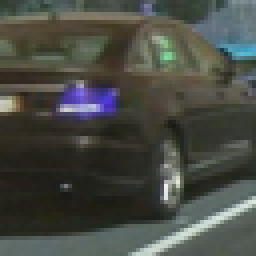
#> input picture Py/Proj5_VehicleDetection/Vehicle_Detection_Application/_test_image_flipped.png, 64 x 64 px (shown 4 times larger)
$ python -i engine.py   (imports and definitions only)   (older library calls are emulated)
#> lines starting #> are read from the running program, lines starting #| are printed output that depends on the picture
from CameraCaliberator import *
from trainSVMFromData import *
import pickle
from VDetectApp.FeatureExtractor.FeatureExtractor import FeatureExtractor
from VDetectApp.SlidingWindowConfigurator.SlidingWindowConfigurator import SlidingWindowConfigurator
import cv2
import os, sys
import matplotlib.image as mpimg
import matplotlib.pyplot as plt
from scipy.ndimage.measurements import label


# [110 lines left out: functions add_heat, apply_threshold, draw_labeled_bboxes, draw_boxes, detect_vehicle, not called in this run]
def process_image(image):
	global frame_count

	image = cc.undistort(image)
	mpimg.imsave("image_"+ str(frame_count) + ".png", image);
	frame_count += 1

	featureExtractor = FeatureExtractor(True, image, None)
	copied_image = np.copy(featureExtractor.image)
	another_copy_image = np.copy(featureExtractor.image)
	heat = np.zeros_like(copied_image[:,:,0]).astype(np.float)

	boxes_image = []
	all_windows = []
	index = 0
	for window_size in windows_sizes:
		windows = [];
		for overlap in xy_overlaps:
			tempWindows = SlidingWindowConfigurator.slideWindow(image=copied_image, x_start_stop=x_start_stop, y_start_stop=y_start_stop,
					xy_window=(window_size, window_size), xy_overlap=(overlap, overlap))
			windows.extend(tempWindows)

		on_windows = [];
		for window in windows:
			test_image = cv2.resize(featureExtractor.image[window[0][1]:window[1][1], window[0][0]:window[1][0]], (64, 64))

			subFeatures = computePerImageFeatures(True, test_image, root_folder=None, y_start=None, y_stop=None, color_space='HLS', scale=1, orientations=9, pixels_per_cell=8, cells_per_block=2, feature_vec=False, concatenate_features=True)
			subFeatures = subFeatures.astype('float64')

			if scalar.mean_.shape[0] == subFeatures.shape[0]:
				test_features = scalar.transform(np.array(subFeatures).reshape(1,-1))
				prediction = clf.predict(test_features);
				if prediction == 1:
					on_windows.append(window)
		copied_image = draw_boxes(copied_image, on_windows, color=box_colors[index], thick=6)
		all_windows.extend(on_windows)
		index+=1
	mpimg.imsave("sample_boxes.png" , copied_image);

	heat = add_heat(heat, all_windows)
	heat = apply_threshold(heat, threshold)
	heatmap_std = heat.std(ddof=1)
	if heatmap_std != 0.0:
		heat = (heat-heat.mean())/heatmap_std
	heat = apply_threshold(heat, np.max([heat.std(), 1]))

	heatmap = np.clip(heat, 0, 255)
	mpimg.imsave("sample_heatmap.png" , heatmap);

	labels = label(heatmap)
	another_copy_image = draw_labeled_bboxes(another_copy_image, labels)

	mpimg.imsave("sample_final_box.png" , another_copy_image);
	return another_copy_image
# [54 lines not run here, left out]


>>> import cv2
>>> picture = cv2.imread('_test_image_flipped.png', cv2.IMREAD_GRAYSCALE)
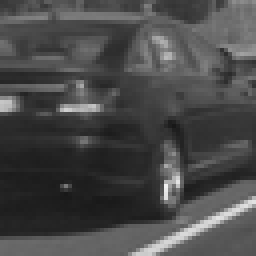
#> picture: shape (64, 64) (shown 4 times larger); min 24, max 240, mean 73.1
#> (the run stopped early here; a loop or call above may not have finished)

$ run again, on Py/Proj5_VehicleDetection/Vehicle_Detection_Application/image0926.png
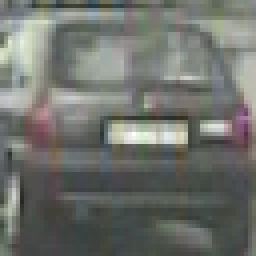
#> input picture Py/Proj5_VehicleDetection/Vehicle_Detection_Application/image0926.png, 64 x 64 px (shown 4 times larger)
#> `picture = cv2.imread('_test_image_flipped.png', cv2.IMREAD_GRAYSCALE)`:
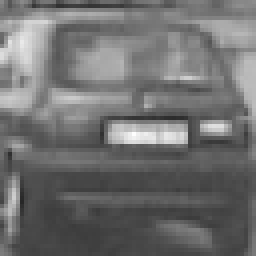
#> picture: shape (64, 64) (shown 4 times larger); min 39, max 254, mean 111.5
